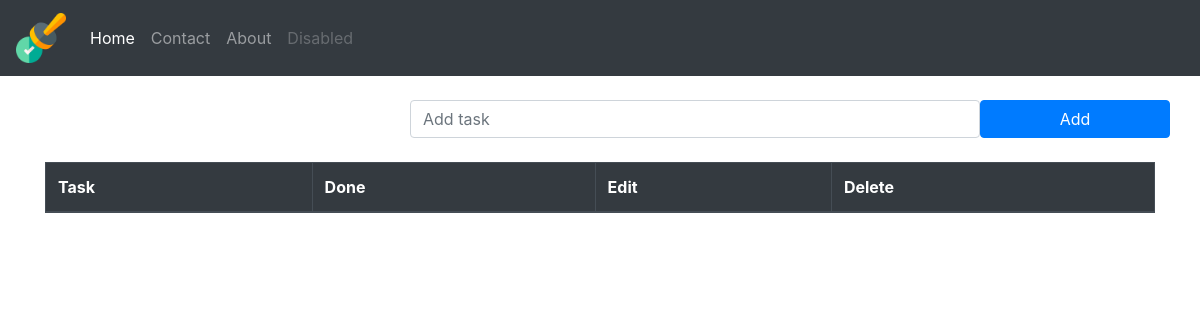
The page /task/ on the database as committed earlier.
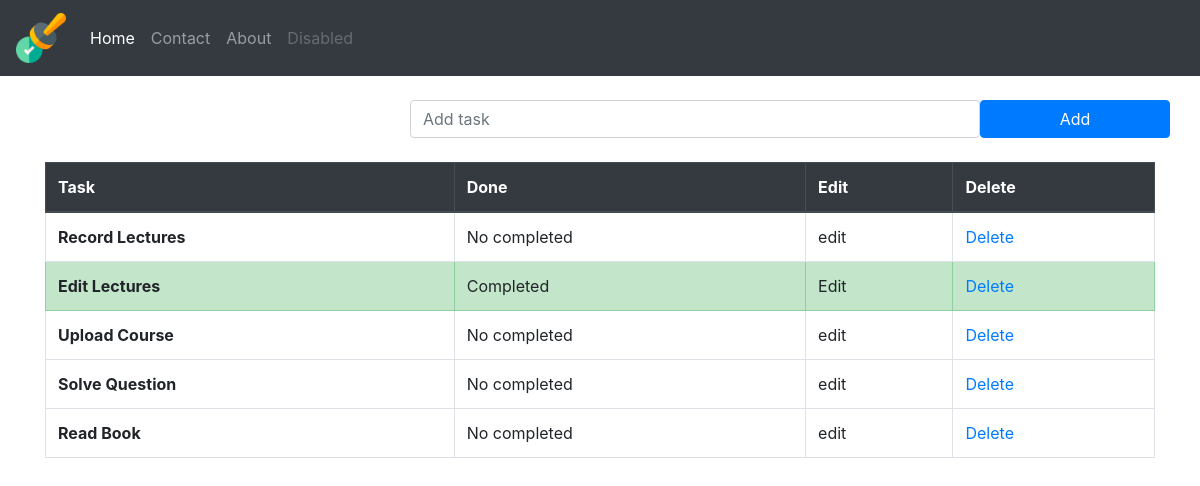
The same page on the database as committed later.
### todolist_app/models.py (models this page shows, shortened)
class TaskList(models.Model):
    task = models.CharField(max_length=300)
    done = models.BooleanField(default=False)
    class Meta:
        verbose_name = ("Task")
        verbose_name_plural = ("Tasks")

### todolist_app/views.py (the view)
# urls.py: path('', views.todolist, name='todolist'),
def todolist(request):
    if request.method == "POST":
        form = TaskForm(request.POST or None)
        if form.is_valid():
            form.save()
        messages.success(request,("New task added"))
        return redirect('todolist')
    else:
        all_tasks = TaskList.objects.all()
        return render(request, 'todolist_app/todolist.html', {'all_tasks': all_tasks})

### todolist_app/templates/todolist_app/todolist.html (shortened to what this page needs)
{% extends 'base.html' %}
{% block content %}
  <div class="container">
    <br>
  <form method="POST" class="row">
      <label class=col-lg-4></label>
      <input type="text" class="form-control col-lg-6"  name="task" placeholder="Add task">
      <button type="submit" class="btn btn-primary col-lg-2">Add</button>
  </form>
  <br>
    <table class="table table-bordered">
      <thead class="thead-dark">
        <tr>
          <th scope="col">Task</th>
           <th scope="col">Done</th>
          <th scope="col">Edit</th>
           <th scope="col">Delete</th>
        </tr>
      </thead>
      <tbody>
        {% if all_tasks %}
          {% for task in all_tasks  %}
            {% if task.done %}
              <tr class="table-success">
                <th scope="row">{{ task.task }}</th>
                <td>Completed</td>
                <td>Edit</td>
                <td> <a href="{% url 'delete_task' task.id %}">Delete</a> </td>
              </tr>
            {% else %}
              <tr>
                <th scope="row">{{ task.task }}</th>
                <td>No completed</td>
                <td>edit</td>
                <td> <a href="{% url 'delete_task' task.id %}">Delete</a> </td>
              </tr>
            {% endif %}
          {% endfor %}
        {% endif %}
      </tbody>
    </table>
</div>
{% endblock content %}

Rows that differ between the two databases and show on the page:
added TaskList: task "Record Lectures"
added TaskList: task "Edit Lectures"
added TaskList: task "Upload Course"
added TaskList: task "Solve Question"
added TaskList: task "Read Book"
